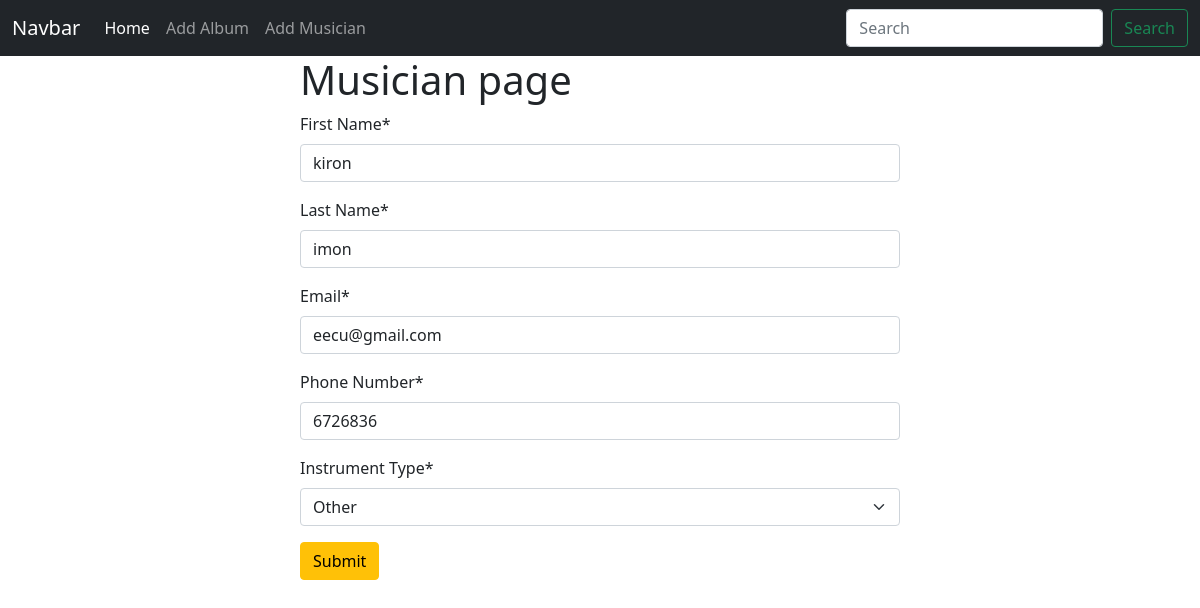
/musician/edit/5, run on the app's committed database.
### Musician/models.py (models this page shows, shortened)
class MusicianModel(models.Model):
    first_name = models.CharField(max_length=100, verbose_name='First Name')
    last_name = models.CharField(max_length=100, verbose_name='Last Name')
    email = models.EmailField(verbose_name='Email')
    phone_number = models.CharField(max_length=20, verbose_name='Phone Number')
    INSTRUMENT_CHOICES = [
        ('Flute', 'Flute'),
        ('Violin', 'Violin'),
        ('Guitar', 'Guitar'),
        ('Piano', 'Piano'),
        ('Other', 'Other'),
    ]
    instrument_type = models.CharField(max_length=20 , choices=INSTRUMENT_CHOICES, verbose_name='Instrument Type')

### Musician/views.py (the view)
# urls.py: path('edit/<int:id>',edit_musician,name="edit_musician"),
def edit_musician(request,id):
    music = MusicianModel.objects.get(pk=id)
    music_form = forms.MusicianForm(instance=music)
    if request.method == 'POST':
        music_form = forms.MusicianForm(request.POST,instance=music)
        if music_form.is_valid():
            music_form.save()
            return redirect('homepage')
    return render(request,'add_musician.html',{'form':music_form})

### Musician/forms.py
class MusicianForm(forms.ModelForm):
    class Meta:
        model = MusicianModel
        fields = '__all__'

### Musician/templates/add_musician.html (shortened to what this page needs)
{% extends "base.html" %}
{%  load crispy_forms_tags %}
{% block content %}
<form style="width:50% ; margin : auto" method="post">
    <h1>Musician page</h1>
    {{form | crispy}}
    <button class="btn btn-warning">Submit</button>
</form>
{% endblock  %}

### data on the page
MusicianModel: first_name "kiron", last_name "imon", email "eecu@gmail.com", phone_number "6726836", instrument_type "Other"
